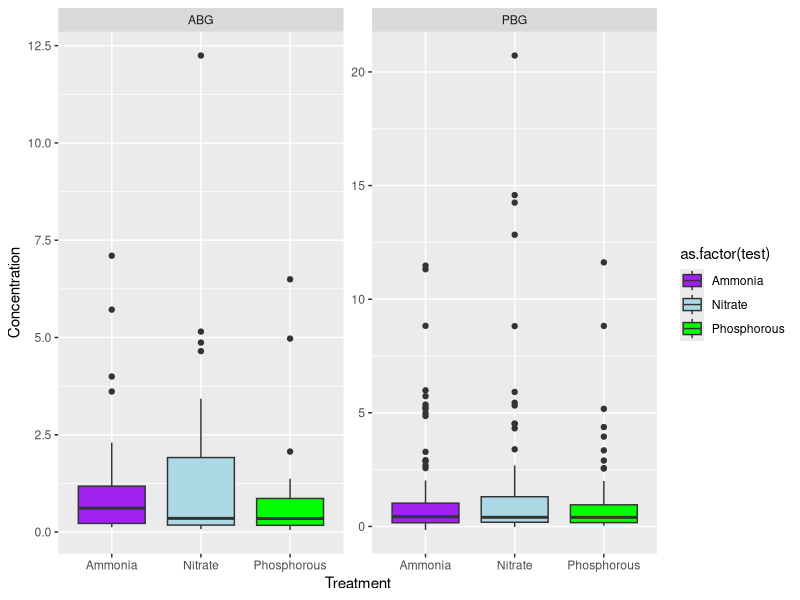
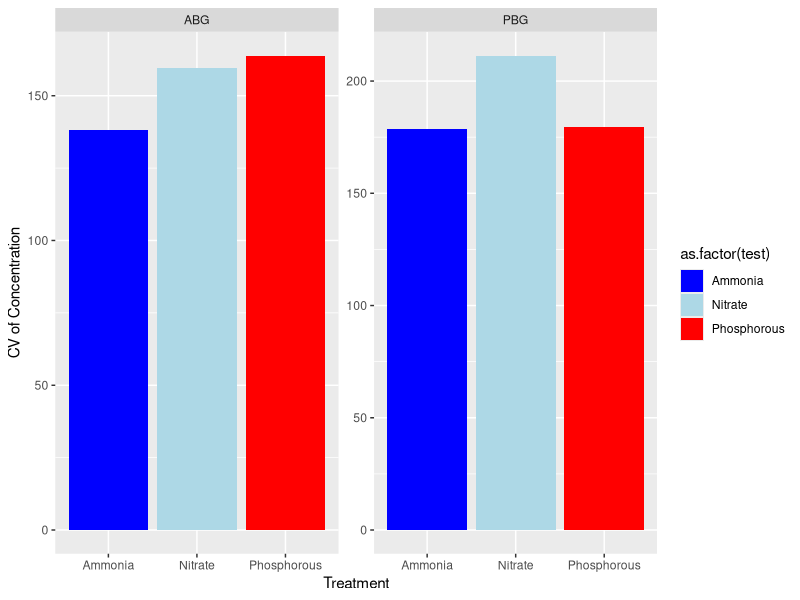

R code for these plots, in order:
## ---- chunk 1
knitr::opts_chunk$set(echo = TRUE)
## ---- chunk 2
library(tidyverse)
PBG_N <- read.csv('PBG_N_compiled_raw_2021 (1).csv')
PBG_P <- read.csv('PBG_P_compiled_raw_2021 (1).csv')
PBG_trts <- read.csv('PBG_trts (1).csv')
## ---- chunk 3
PBG_bind <- rbind(PBG_N, PBG_P) %>% 
  filter(grepl('U', sample)) %>% 
  group_by(Sample) %>% 
  filter(dilution==max(dilution)) %>% 
  ungroup() %>% 
  separate(col=Sample, into=c('watershed', 'transect', 'plot', 'N_P'), sep='-') %>% 
  merge(PBG_trts) %>% 
  select(watershed, plot, concentration, units, test, treatment) %>% 
  mutate(test=ifelse(test %in% c('HCl PO4_1','KCl Ammonia 10','KCL NO3_NO2 2'),c('Phosphorous','Ammonia', 'Nitrate'),test))
## ---- chunk 4
ggplot(PBG_bind, aes(test, as.numeric(concentration), fill=as.factor(test))) + geom_boxplot() + facet_wrap(~treatment, scales='free') +scale_fill_manual(values=c('purple', 'light blue', 'green')) + xlab('Treatment') + ylab('Concentration')
## ---- chunk 5
cv <- function(x) 100* (sd(x, na.rm =TRUE)/mean(x, na.rm=TRUE))
cv_frame <- PBG_bind %>% 
  group_by(treatment, test) %>% 
  summarize(cv=cv(as.numeric(concentration))) %>% 
  ungroup()
## ---- chunk 6
ggplot(cv_frame, aes(x=test, y=as.numeric(cv), fill=as.factor(test))) + 
  geom_bar(stat='identity') +
  facet_wrap(~treatment, scales='free') +scale_fill_manual(values=c('blue', 'light blue', 'red')) + xlab('Treatment') + ylab('CV of Concentration')
